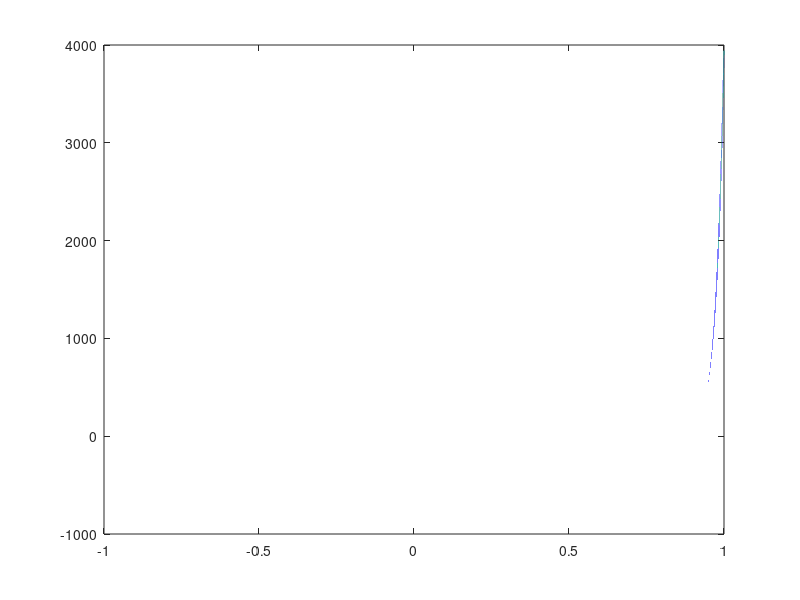

Recreate this plot in MATLAB.
Vd = -1:0.000001:1;
Is = 50e-12;
n = 1;
k = 1.38e-23;
T = 273+25;
q = 1.6e-19;
Vt = (k*T)/q;
p = (Vd/(n*Vt));
Id = (Is*(exp(p)-1))/1000;
plot(Vd,Id);